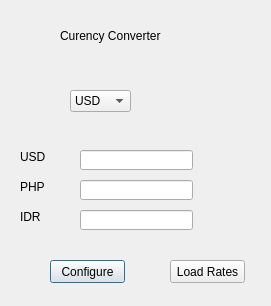
<?xml version="1.0" encoding="UTF-8"?>
<ui version="4.0">
 <class>Dialog</class>
 <widget class="QDialog" name="Dialog">
  <property name="geometry">
   <rect>
    <x>0</x>
    <y>0</y>
    <width>271</width>
    <height>306</height>
   </rect>
  </property>
  <property name="windowTitle">
   <string>Dialog</string>
  </property>
  <widget class="QComboBox" name="comboBoxReferenceCurrency">
   <property name="geometry">
    <rect>
     <x>70</x>
     <y>90</y>
     <width>61</width>
     <height>22</height>
    </rect>
   </property>
   <item>
    <property name="text">
     <string>USD</string>
    </property>
   </item>
   <item>
    <property name="text">
     <string>PHP</string>
    </property>
   </item>
   <item>
    <property name="text">
     <string>IDR</string>
    </property>
   </item>
  </widget>
  <widget class="QLabel" name="labelTitle">
   <property name="geometry">
    <rect>
     <x>60</x>
     <y>20</y>
     <width>181</width>
     <height>31</height>
    </rect>
   </property>
   <property name="text">
    <string>Curency Converter</string>
   </property>
  </widget>
  <widget class="QLabel" name="labelUSD">
   <property name="geometry">
    <rect>
     <x>20</x>
     <y>150</y>
     <width>47</width>
     <height>14</height>
    </rect>
   </property>
   <property name="text">
    <string>USD</string>
   </property>
  </widget>
  <widget class="QLabel" name="labelPHP">
   <property name="geometry">
    <rect>
     <x>20</x>
     <y>180</y>
     <width>47</width>
     <height>14</height>
    </rect>
   </property>
   <property name="text">
    <string>PHP</string>
   </property>
  </widget>
  <widget class="QLabel" name="labelIDR">
   <property name="geometry">
    <rect>
     <x>20</x>
     <y>210</y>
     <width>47</width>
     <height>14</height>
    </rect>
   </property>
   <property name="text">
    <string>IDR</string>
   </property>
  </widget>
  <widget class="QLineEdit" name="lineEditUSD">
   <property name="geometry">
    <rect>
     <x>80</x>
     <y>150</y>
     <width>113</width>
     <height>20</height>
    </rect>
   </property>
  </widget>
  <widget class="QLineEdit" name="lineEditPHP">
   <property name="geometry">
    <rect>
     <x>80</x>
     <y>180</y>
     <width>113</width>
     <height>20</height>
    </rect>
   </property>
  </widget>
  <widget class="QLineEdit" name="lineEditIDR">
   <property name="geometry">
    <rect>
     <x>80</x>
     <y>210</y>
     <width>113</width>
     <height>20</height>
    </rect>
   </property>
  </widget>
  <widget class="QPushButton" name="pushButtonConfigure">
   <property name="geometry">
    <rect>
     <x>50</x>
     <y>260</y>
     <width>75</width>
     <height>23</height>
    </rect>
   </property>
   <property name="text">
    <string>Configure</string>
   </property>
  </widget>
  <widget class="QPushButton" name="pushButtonLoadRates">
   <property name="geometry">
    <rect>
     <x>170</x>
     <y>260</y>
     <width>75</width>
     <height>23</height>
    </rect>
   </property>
   <property name="text">
    <string>Load Rates</string>
   </property>
  </widget>
 </widget>
 <resources/>
 <connections/>
</ui>
